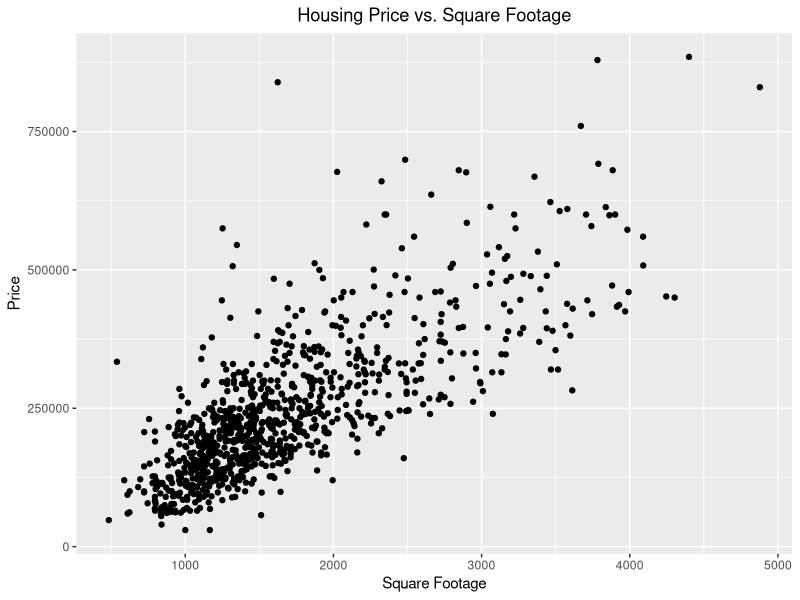
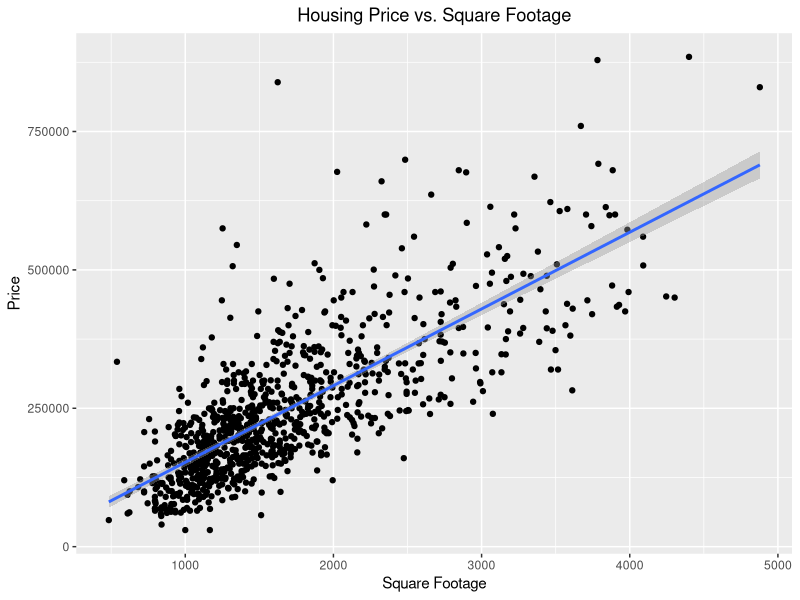

These figures' R source, in order:
## ---- chunk 1
knitr::opts_chunk$set(fig.pos = "H", message = FALSE, warning = FALSE)
library(tidyverse)
library(modeldata)
data(Sacramento)
library(ggplot2)
## ---- chunk 2
ggplot(data = Sacramento, aes(x = sqft, y = price)) +
  geom_point() +
  xlab("Square Footage") +
  ylab("Price") +
  ggtitle("Housing Price vs. Square Footage") +
  theme(plot.title = element_text(hjust = 0.5))
## ---- chunk 3
ggplot(data = Sacramento, aes(x = sqft, y = price)) +
  geom_point() +
  xlab("Square Footage") +
  ylab("Price") +
  ggtitle("Housing Price vs. Square Footage") +
  theme(plot.title = element_text(hjust = 0.5))+
  geom_smooth(method = "lm")
## ---- chunk 4
biv.model = lm(price ~ sqft, data = Sacramento)
summary(biv.model)
## ---- chunk 5
multi.model = lm(price ~ sqft + beds, data = Sacramento)
summary(multi.model)
## ---- chunk 6
A3.model = lm(price ~ sqft + beds + baths, data = Sacramento)
summary(A3.model)
## ---- chunk 7
comparison = tibble(
  model = c("biv.model",
            "multi.model",
            "A3.model"),
  sqft_coef = c(coef(biv.model)["sqft"],
                coef(multi.model)["sqft"],
                coef(A3.model)["sqft"]))
comparison
## ---- chunk 8
set.seed(325)
n <- 500

# True DGP: y = 10 + 3*x1 + 5*x2 + error
# x1 and x2 are correlated [cor(x1, x2) = 0.6]
x2 <- rnorm(n)
x1 <- 0.6 * x2 + rnorm(n)
y <- 10 + 3 * x1 + 5 * x2 + rnorm(n)

sim_data <- tibble(y, x1, x2)
